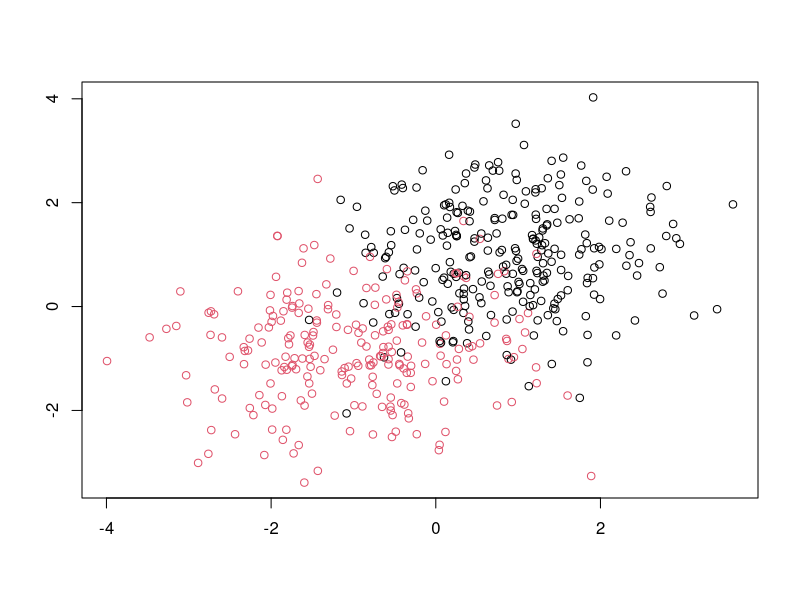
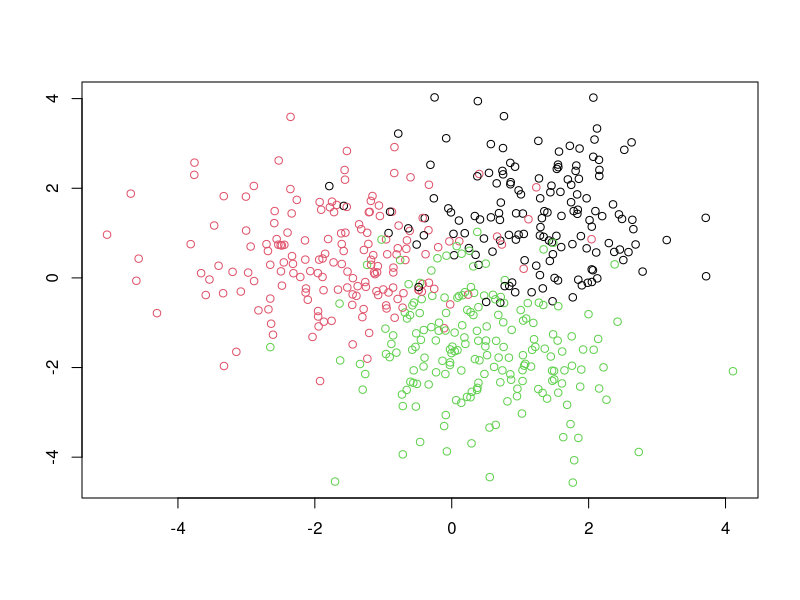
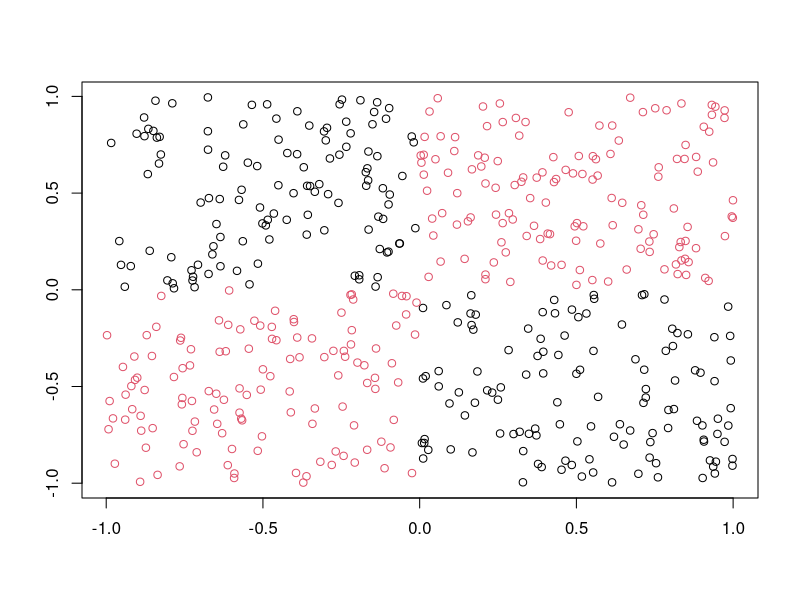
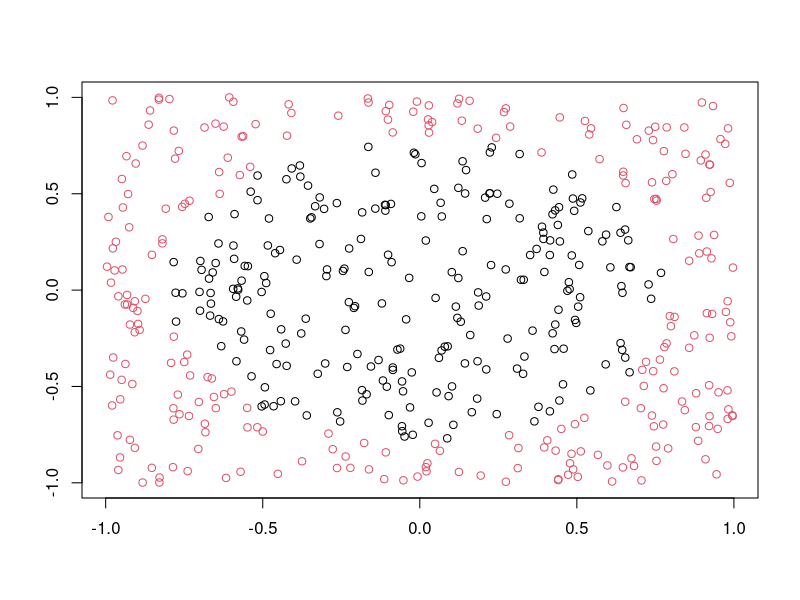

Recreate these plots in R, in order.
## ---- chunk 1
library(mlbench)

## ---- chunk 2
normal<-mlbench.2dnormals(500,2)
plot(normal)
## ---- chunk 3
normal<-mlbench.2dnormals(500,3)
plot(normal)

## ---- chunk 4
xor<-mlbench.xor(500,2)
plot(xor)
## ---- chunk 5
circle<-mlbench.circle(500,2)
plot(circle)
## ---- chunk 6
circle
## ---- chunk 7
labels<-sign(as.numeric(circle$classes)-1.5)
labels
## ---- chunk 8
dataset<-data.frame(cbind(circle$x[,1:2],labels))
dataset
## ---- chunk 9
write.table(dataset,"circle.txt",sep=",",row.names=FALSE)
